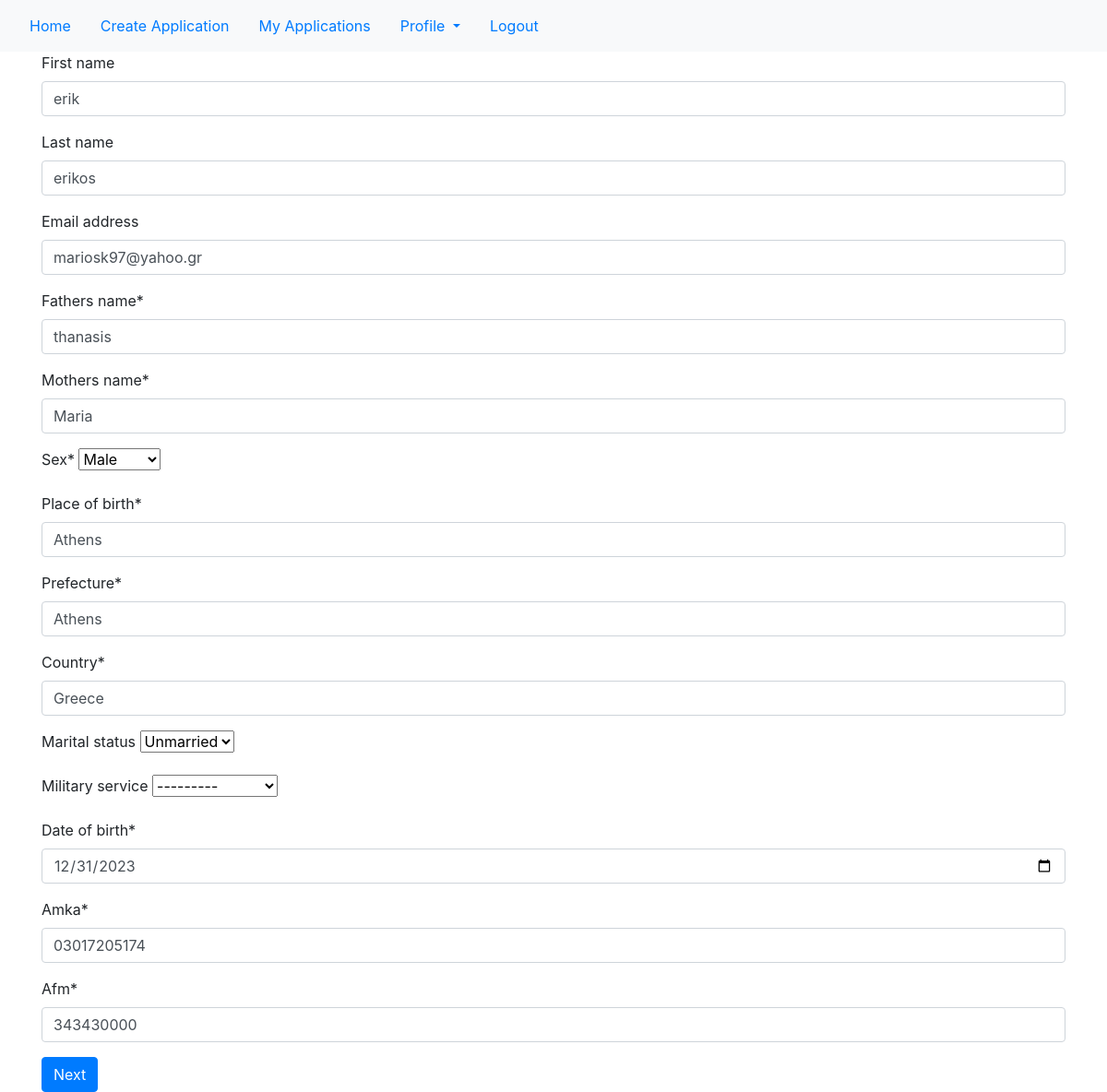
Before: /user-information/ (signed in) with the older database file.
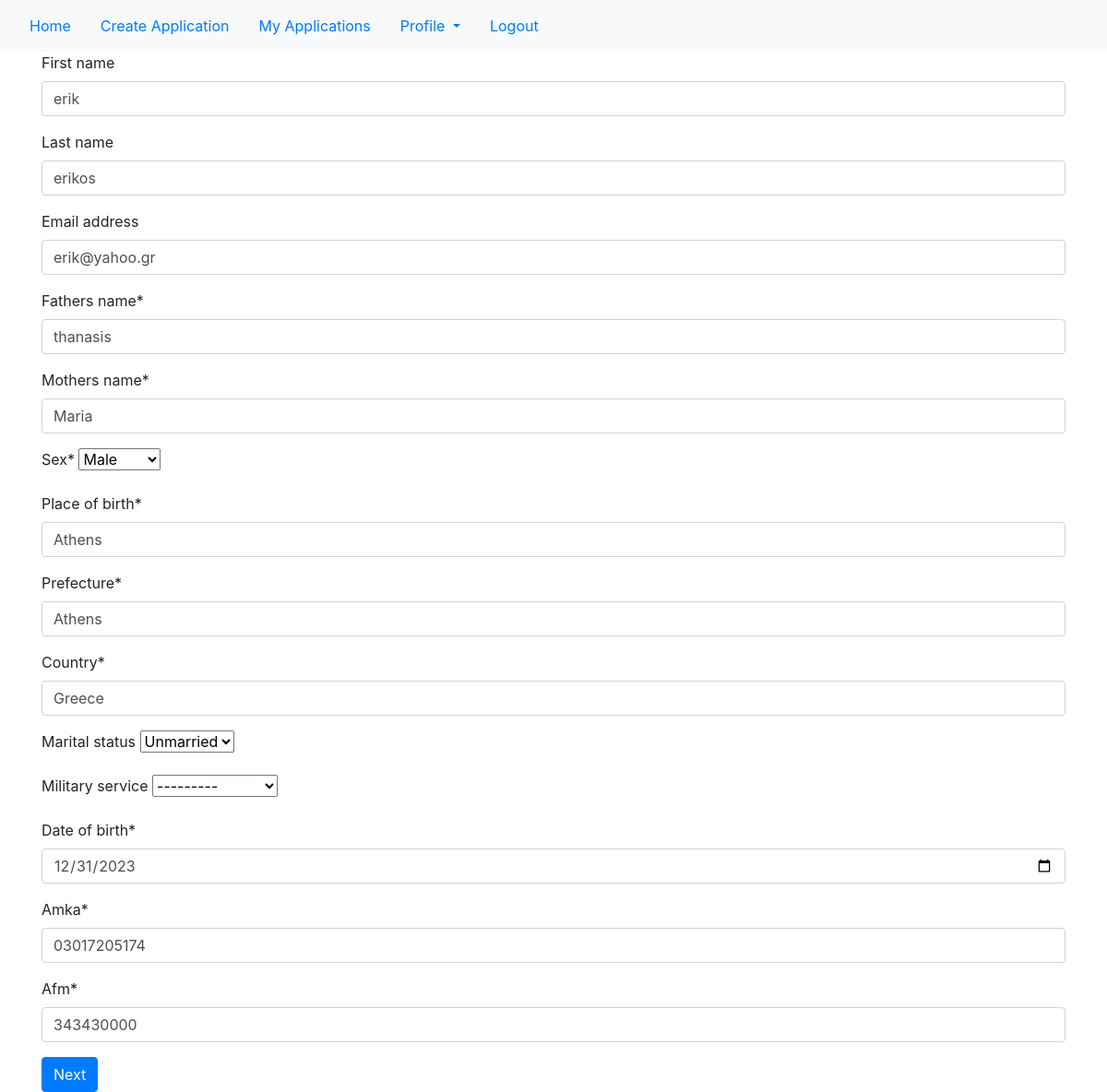
After: the same page with the newer database file.
### main/models.py (models this page shows)
class User(AbstractUser):
    has_applied = models.BooleanField(default=False)
    fathers_name = models.CharField(max_length=150, null=True)
    mothers_name = models.CharField(max_length=150, null=True)
    class Sex(models.TextChoices):
        male = "male"
        female = "female"
    sex = models.CharField(
        max_length=6,
        choices=Sex.choices,
        null=True
    )
    class Marital_status(models.TextChoices):
        married = "married"
        unmarried = "unmarried"
    marital_status = models.CharField(
        max_length=9,
        choices=Marital_status.choices,
        null=True,
        blank=True
    )
    class Μilitary_service(models.TextChoices):
        completed = "completed"
        not_completed = "not completed"
    military_service = models.CharField(
        max_length=13,
        choices=Μilitary_service.choices,
        null=True,
        blank=True
    )
    date_of_birth = models.DateField(null=True)
    place_of_birth = models.CharField(max_length=150, null=True)
    prefecture = models.CharField(max_length=150, null=True) #νομός
    country = models.CharField(max_length=150, null=True)
    def validate_amka(amka): #amka must be eleven digits
        if not (amka.isdigit() and len(amka) == 11):
            raise ValidationError('amka must be 11 digits')
    amka = models.CharField(max_length=11, validators=[validate_amka], null = True)
    def validate_afm(afm): #afm must be 9 digits
        if not (afm.isdigit() and len(afm) == 9):
            raise ValidationError('afm must be 9 digits')
    afm = models.CharField(max_length=9, validators=[validate_afm], null = True)

### main/views.py (the view, shortened to what this page needs)
# urls.py: path("user-information/", views.user_information, name="user_information"),
@login_required(login_url='login')
def user_information(request):
    if request.user.groups.filter(name='Grammateia').exists():
        return redirect('home')
    user_form = UserApplicationForm(instance = request.user) #some information was filled during registration so it should be populated with existing data
    context = {
        'user_form': user_form
    }
    return render(request, "main/user_information.html", context)

### main/forms.py
class UserApplicationForm(ModelForm):
    date_of_birth = forms.DateField(widget=forms.DateInput(attrs={'type': 'date'}))
    class Meta:
        model = User
        fields = ['first_name', 'last_name','email', 'fathers_name', 'mothers_name', 'sex', 'place_of_birth', 'prefecture', 'country', 'marital_status', 'military_service', 'date_of_birth', 'amka' , 'afm']

### main/templates/main/user_information.html (shortened to what this page needs)
{% extends 'main/base.html' %}
{% block content %}
{% load crispy_forms_tags %}
<div class="container">
    <form id="form-container" method="POST" action="">
        {{user_form|crispy}}
        <input type="submit" value="Next" class="btn btn-primary"/>
    </form>
</div>
{% endblock %}

Changed rows visible on the page:
changed User "erik": email "mariosk97@yahoo.gr" → "erik@yahoo.gr"
